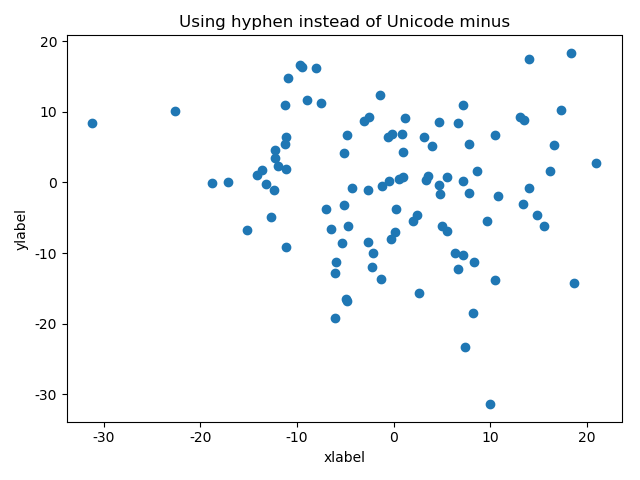

The script that drew this image:
import numpy as np
import matplotlib
import matplotlib.pyplot as plt

# Fixing random state for reproducibility
np.random.seed(19680801)


matplotlib.rcParams['axes.unicode_minus'] = False
fig, ax = plt.subplots()
ax.plot(10*np.random.randn(100), 10*np.random.randn(100), 'o')
ax.set_title('Using hyphen instead of Unicode minus')
ax.set_xlabel('xlabel')
ax.set_ylabel('ylabel')
fig.tight_layout()

plt.show()
